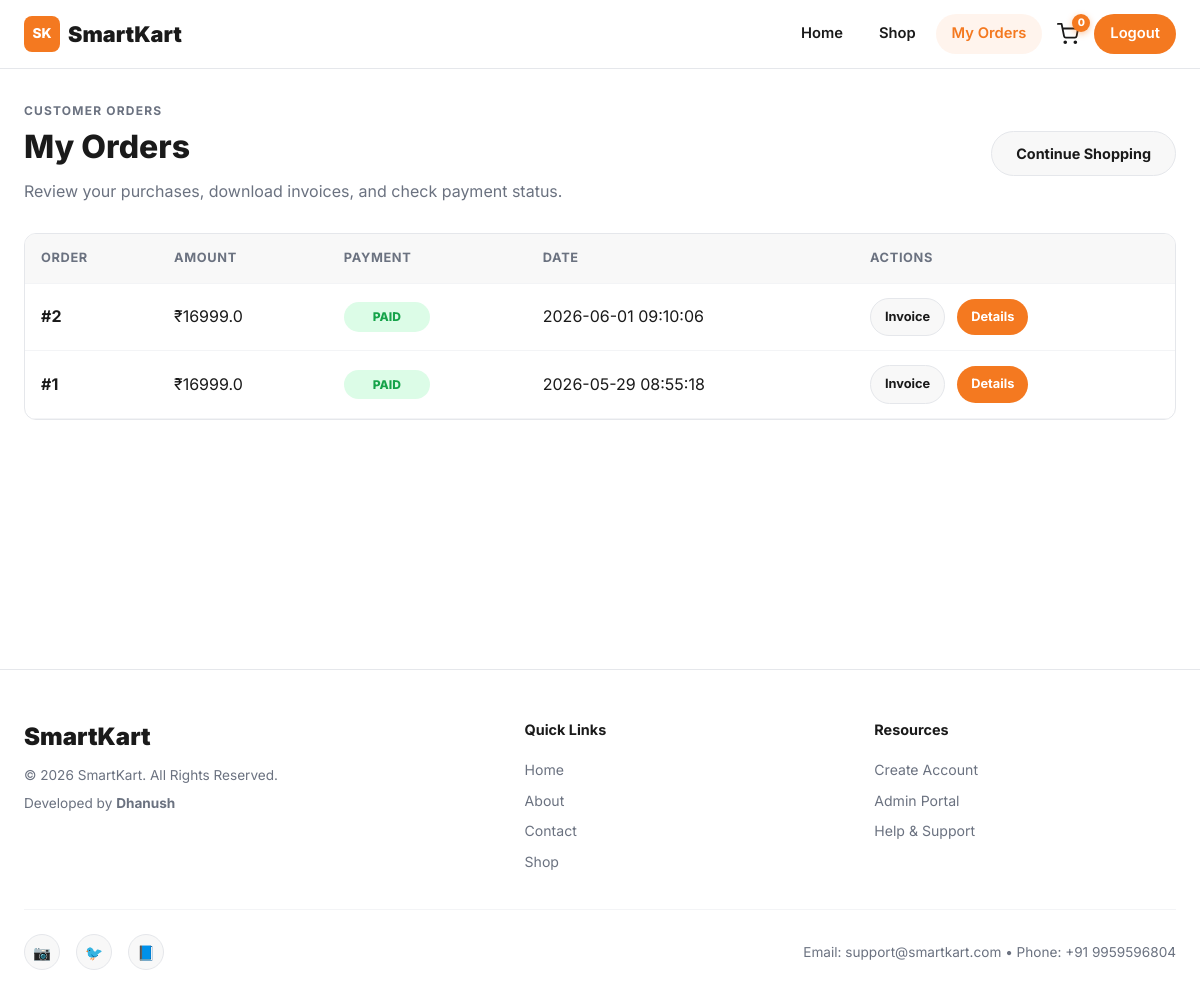
Page /user/my-orders (signed in) on the committed database.
### tables this page shows
CREATE TABLE orders (
            order_id INTEGER PRIMARY KEY AUTOINCREMENT,
            user_id INTEGER NOT NULL,
            razorpay_order_id VARCHAR(150),
            razorpay_payment_id VARCHAR(150),
            amount REAL NOT NULL DEFAULT 0,
            payment_status VARCHAR(30) NOT NULL DEFAULT 'pending',
            order_status VARCHAR(30) NOT NULL DEFAULT 'Pending',
            created_at TIMESTAMP DEFAULT CURRENT_TIMESTAMP,
            FOREIGN KEY (user_id) REFERENCES users(user_id) ON DELETE CASCADE
        );

### app.py (the view)
@app.route('/user/my-orders')
def my_orders():
    if 'user_id' not in session:
        flash("Please login!", "danger")
        return redirect('/user-login')
    conn = get_db_connection()
    cursor = conn.cursor(dictionary=True)
    cursor.execute("SELECT * FROM orders WHERE user_id=%s ORDER BY created_at DESC", (session['user_id'],))
    orders = cursor.fetchall()
    cursor.close()
    conn.close()
    return render_template("user/my_orders.html", orders=orders)

### app.py (called while the page is built)
def get_db_connection():
    db_path = getattr(config, "DB_PATH", "smartkart.db")
    return SQLiteConnection(db_path)

    def execute(self, query, params=None):
        query = self._translate_query(query)
        params = self._translate_params(params)
        if params is None:
            return self.cursor.execute(query)
        return self.cursor.execute(query, params)

    def fetchall(self):
        return [dict(row) for row in self.cursor.fetchall()]

    def close(self):
        self.cursor.close()

    @staticmethod
    def _translate_query(query):
        query = query.replace("%s", "?")
        query = re.sub(
            r"\bINT\s+AUTO_INCREMENT\s+PRIMARY\s+KEY\b",
            "INTEGER PRIMARY KEY AUTOINCREMENT",
            query,
            flags=re.IGNORECASE
        )
        query = re.sub(
            r"DATE_SUB\(CURDATE\(\),\s*INTERVAL\s+(\d+)\s+DAY\)",
            r"DATE('now', '-\1 day')",
            query,
            flags=re.IGNORECASE
        )
        return query

    @staticmethod
    def _translate_params(params):
        if params is None:
            return None
        if isinstance(params, bytes):
            return params.decode("utf-8")
        if isinstance(params, tuple):
            return tuple(SQLiteCursor._translate_params(param) for param in params)
        if isinstance(params, list):
            return [SQLiteCursor._translate_params(param) for param in params]
        if isinstance(params, dict):
            return {key: SQLiteCursor._translate_params(value) for key, value in params.items()}
        return params

    def cursor(self, dictionary=False):
        return SQLiteCursor(self.conn.cursor())

    def close(self):
        self.conn.close()

### templates/user/my_orders.html (shortened to what this page needs)
{% extends "admin/base.html" %}
{% block content %}
<section class="section-head">
    <div>
        <p class="eyebrow">Customer Orders</p>
        <h2>My Orders</h2>
        <p>Review your purchases, download invoices, and check payment status.</p>
    </div>
    <a class="btn btn-secondary" href="{{ url_for('user_products') }}">Continue Shopping</a>
</section>
{% if orders|length == 0 %}
    <div class="empty-state">
        <h3>No orders yet</h3>
        <p>You have not placed any orders yet.</p>
        <a href="{{ url_for('user_products') }}" class="btn" style="margin-top:16px;">Start Shopping</a>
    </div>
{% else %}
    <section class="table-card">
        <div class="table-wrap">
            <table>
                <thead>
                    <tr>
                        <th>Order</th>
                        <th>Amount</th>
                        <th>Payment</th>
                        <th>Date</th>
                        <th>Actions</th>
                    </tr>
                </thead>
                <tbody>
                    {% for order in orders %}
                        <tr>
                            <td><strong>#{{ order.order_id }}</strong></td>
                            <td>&#8377;{{ order.amount }}</td>
                            <td><span class="status-badge paid">{{ order.payment_status }}</span></td>
                            <td>{{ order.created_at }}</td>
                            <td>
                                <div class="actions" style="margin-top:0;">
                                    <a href="{{ url_for('download_invoice', order_id=order.order_id) }}" class="btn btn-secondary" style="font-size:0.8rem; padding:8px 14px;">Invoice</a>
                                    <a href="{{ url_for('order_success', order_db_id=order.order_id) }}" class="btn" style="font-size:0.8rem; padding:8px 14px;">Details</a>
                                </div>
                            </td>
                        </tr>
                    {% endfor %}
                </tbody>
            </table>
        </div>
    </section>
{% endif %}
{% endblock %}

### static/css/style.css (style rules this page uses)
:root { --bg: #ffffff; --surface: #ffffff; --surface-alt: #f8f8f8; --text: #1a1a1a; --muted: #6b7280; --primary: #f47920; --primary-dark: #d9611a; --accent: #f47920; --success: #16a34a; --danger: #dc2626; --border: #e5e7eb; --border-light: #f3f4f6; --shadow-sm: 0 1px 3px rgba(0,0,0,0.06); --shadow: 0 4px 16px rgba(0,0,0,0.08); --shadow-lg: 0 10px 30px rgba(0,0,0,0.1); --radius: 12px; --radius-sm: 8px; --radius-full: 50px; }
* { box-sizing: border-box; margin: 0; padding: 0; }
html { scroll-behavior: smooth; }
body { font-family: "Inter", -apple-system, BlinkMacSystemFont, sans-serif; color: var(--text); background: var(--bg); line-height: 1.6; }
a { color: inherit; text-decoration: none; }
.nav-cta, .btn, button[type="submit"] { display: inline-flex; align-items: center; justify-content: center; border: none; border-radius: var(--radius-full); background: var(--primary); color: #fff !important; font-family: inherit; font-weight: 700; font-size: 0.9rem; padding: 10px 24px; cursor: pointer; transition: all 0.25s ease; text-decoration: none; }
.btn-secondary { background: var(--surface-alt) !important; color: var(--text) !important; border: 1px solid var(--border); }
.eyebrow { font-size: 0.75rem; font-weight: 700; text-transform: uppercase; letter-spacing: 0.1em; color: var(--muted); margin-bottom: 8px; }
h1, h2, h3 { margin: 0 0 12px; line-height: 1.15; color: var(--text); }
h2 { font-size: clamp(1.5rem, 3vw, 2rem); font-weight: 800; }
p { color: var(--muted); line-height: 1.7; }
.hero-actions, .actions, .form-actions { display: flex; flex-wrap: wrap; align-items: center; gap: 12px; margin-top: 20px; }
.section-head { display: flex; justify-content: space-between; align-items: center; gap: 16px; margin-bottom: 28px; flex-wrap: wrap; }
.table-card { border-radius: var(--radius); border: 1px solid var(--border); background: var(--surface); overflow: hidden; }
.table-wrap { overflow-x: auto; }
table { width: 100%; border-collapse: collapse; }
th, td { padding: 14px 16px; border-bottom: 1px solid var(--border-light); text-align: left; vertical-align: middle; }
th { background: var(--surface-alt); font-size: 0.8rem; font-weight: 700; text-transform: uppercase; letter-spacing: 0.05em; color: var(--muted); }
.status-badge { display: inline-flex; align-items: center; justify-content: center; min-width: 86px; padding: 5px 10px; border-radius: var(--radius-full); background: var(--surface-alt); color: var(--muted); font-size: 0.75rem; font-weight: 800; text-transform: uppercase; }
.status-badge.paid, .status-badge.status-delivered { background: #dcfce7; color: var(--success); }

### rows in the picture
orders: order_id "2", amount "16999.0", payment_status "PAID", created_at "2026-06-01 09:10:06"
orders: order_id "1", amount "16999.0", payment_status "PAID", created_at "2026-05-29 08:55:18"

### other values in the picture
{{ cart_count }} "0"
